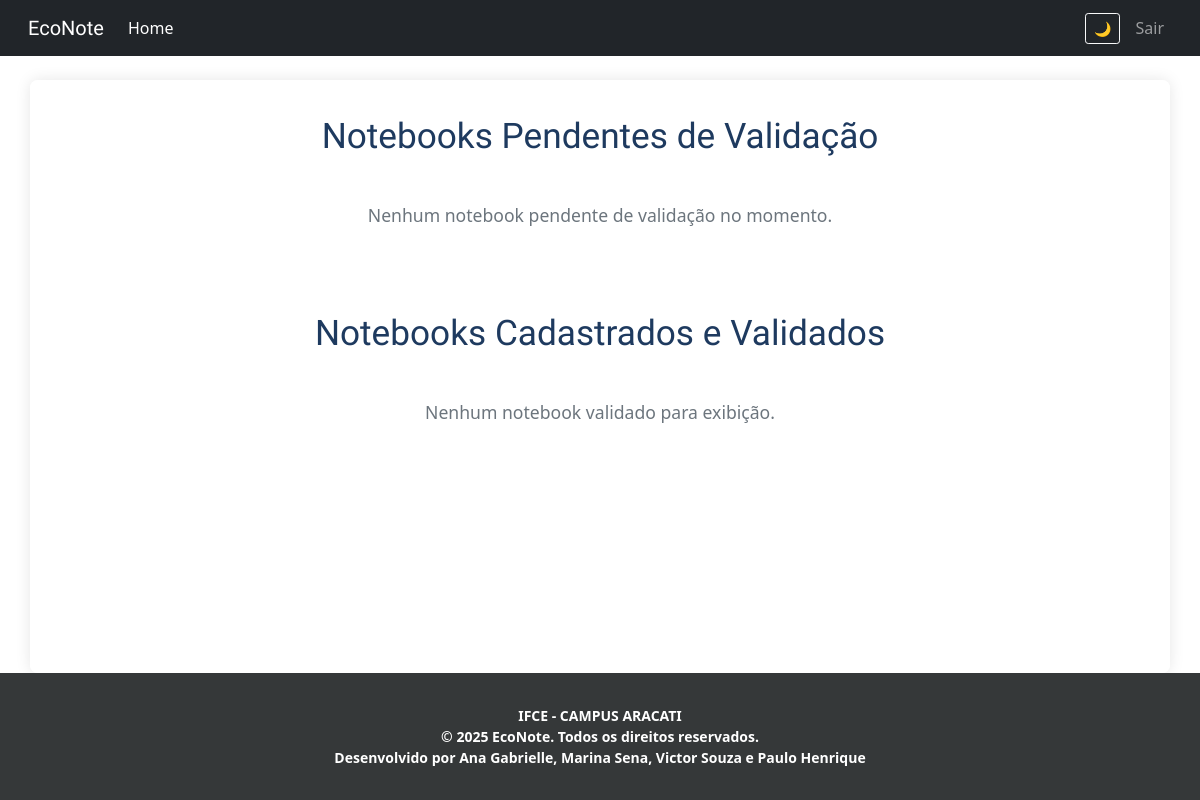
The page /gerenciar-notebooks/ (signed in) on the database as committed earlier.
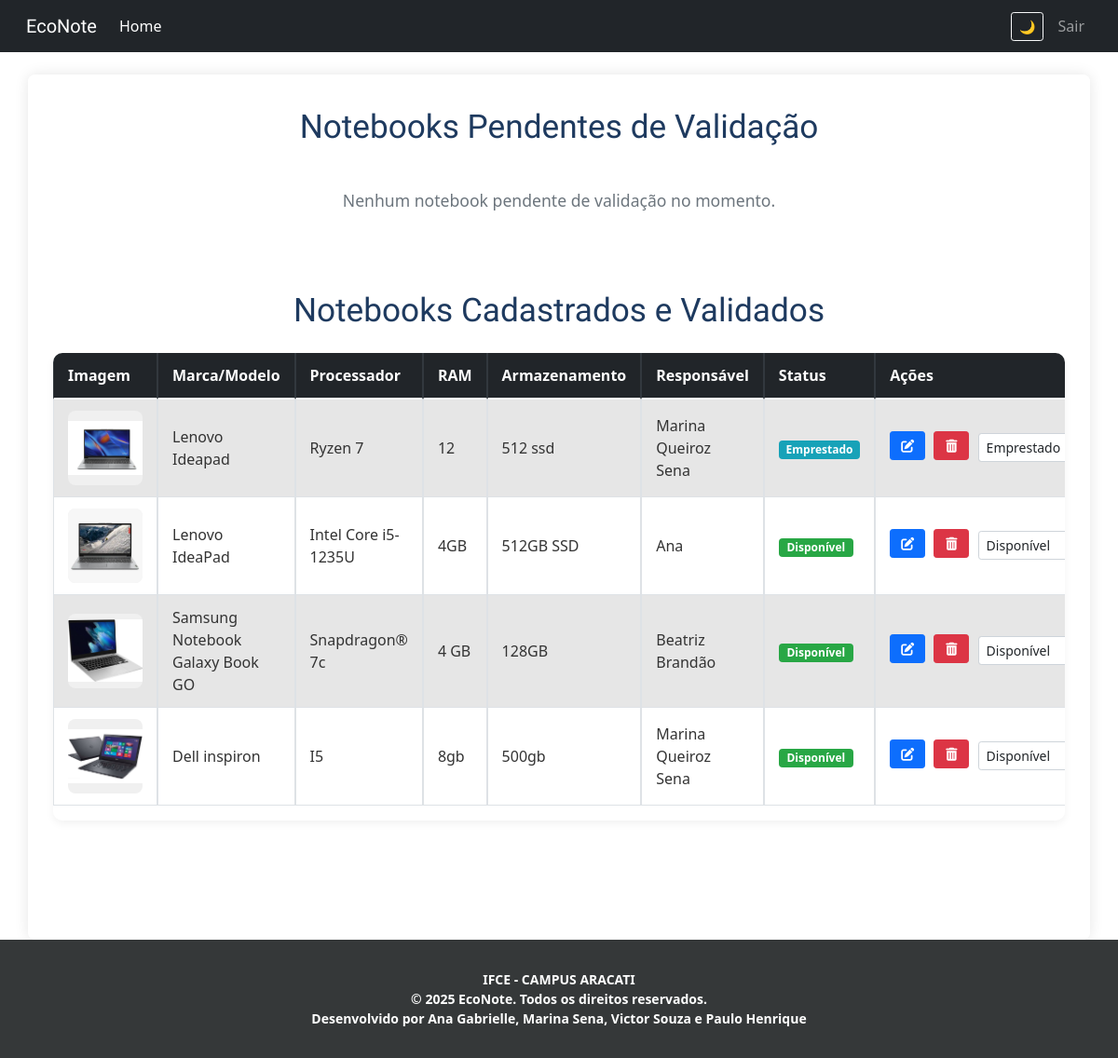
The same page on the database as committed later.
### EconoteApp/models.py (models this page shows, shortened)
class Notebook(models.Model):
    STATUS_CHOICES = [
        ('disponivel', 'Disponível'),
        ('emprestado', 'Emprestado'),
        ('manutencao', 'Em manutenção'),
        ('reciclado', 'Reciclado'),
        ('pendente', 'Pendente'),
        ('recebido', 'Recebido'),
    ]
    marca = models.CharField(max_length=100)
    modelo = models.CharField(max_length=100)
    processador = models.CharField(max_length=100, verbose_name="Processador")
    memoria_ram = models.CharField(max_length=50, verbose_name="Memória RAM")
    armazenamento = models.CharField(max_length=50, verbose_name="Armazenamento")
    imagem = models.ImageField(upload_to='notebooks/', null=True, blank=True)
    informacoes_extras = models.TextField(blank=True, null=True, verbose_name="Informações extras")
    usuario = models.ForeignKey(User, on_delete=models.CASCADE, verbose_name="Usuário Doador/Cadastrador")
    data_cadastro = models.DateTimeField(auto_now_add=True, verbose_name="Data de Cadastro")
    data_entrega = models.DateField(verbose_name="Data de entrega para o responsável", null=True, blank=True)
    status = models.CharField(
        max_length=20,
        choices=STATUS_CHOICES,
        default='pendente',
        help_text="Atualize o status conforme o ciclo de uso do notebook."
    )
    validado = models.BooleanField(default=False, help_text="Indica se o notebook foi validado pelo administrador.")
    em_uso = models.BooleanField(default=False, help_text="Indica se o notebook está atualmente em uso.")
    data_reciclagem = models.DateField(
        null=True, blank=True,
        verbose_name="Data da Reciclagem",
        help_text="Data em que o notebook foi marcado como reciclado."
    )
    destino_reciclagem = models.TextField(
        blank=True, null=True,
        verbose_name="Destino/Reaproveitamento da Reciclagem",
        help_text="Detalhes sobre para onde o notebook foi reciclado ou como seus componentes foram reaproveitados."
    )

### EconoteApp/views.py (the view)
# urls.py: path('gerenciar-notebooks/', views.gerenciamento_notebooks_view, name='gerenciamento_notebooks'),
@login_required
@user_passes_test(is_admin)
def gerenciamento_notebooks_view(request):
    all_notebooks = Notebook.objects.all().order_by('-data_cadastro')
    notebooks_pendentes = [nb for nb in all_notebooks if not nb.validado]
    notebooks_validados = [nb for nb in all_notebooks if nb.validado]
    opcoes_status = Notebook.STATUS_CHOICES
    context = {
        'notebooks_pendentes': notebooks_pendentes,
        'notebooks_validados': notebooks_validados,
        'opcoes_status': opcoes_status,
    }
    return render(request, 'projeto/gerenciamento_notebooks.html', context)

### EconoteApp/views.py (called while the page is built)
def is_admin(user):
    return user.is_superuser

### EconoteApp/templates/projeto/gerenciamento_notebooks.html (shortened to what the changed rows need)
{% extends 'projeto/base.html' %}
{% load static %}
{% block assunto %}
    <link rel="stylesheet" href="https://stackpath.bootstrapcdn.com/bootstrap/4.1.3/css/bootstrap.min.css">
    <link rel="stylesheet" href="https://cdnjs.cloudflare.com/ajax/libs/font-awesome/6.5.0/css/all.min.css">
    <link rel="stylesheet" href="{% static 'css/gerenciamento_notebook.css' %}">
{% endblock %}
{% block conteudo %}
<div class="main-content container mt-4">
    <section class="mb-5 card-section">
        <h2 class="section-title">Notebooks Pendentes de Validação</h2>
    </section>
    <section class="mb-5 table-section">
        <h2 class="section-title">Notebooks Cadastrados e Validados</h2>
        {% if notebooks_validados %}
            <div class="table-responsive">
                <table class="table table-striped table-bordered">
                    <thead class="thead-dark">
                        <tr>
                            <th>Imagem</th>
                            <th>Marca/Modelo</th>
                            <th>Processador</th>
                            <th>RAM</th>
                            <th>Armazenamento</th>
                            <th>Responsável</th>
                            <th>Status</th>
                            <th>Ações</th>
                        </tr>
                    </thead>
                    <tbody>
                        {% for notebook in notebooks_validados %}
                            <tr>
                                <td>
                                    {% if notebook.imagem %}
                                        <img src="{{ notebook.imagem.url }}" alt="{{ notebook.marca }}" class="table-notebook-img">
                                    {% else %}
                                        <img src="{% static 'img/notebook_padrao_thumb.jpg' %}" alt="" class="table-notebook-img">
                                    {% endif %}
                                </td>
                                <td>{{ notebook.marca }} {{ notebook.modelo }}</td>
                                <td>{{ notebook.processador }}</td>
                                <td>{{ notebook.memoria_ram }}</td>
                                <td>{{ notebook.armazenamento }}</td>
                                <td>{{ notebook.usuario.get_full_name }}</td>
                                <td>
                                    <span class="badge badge-{% if notebook.status == 'disponivel' %}success{% elif notebook.status == 'emprestado' %}info{% elif notebook.status == 'manutencao' %}warning{% elif notebook.status == 'reciclado' %}danger{% else %}secondary{% endif %}">
                                        {{ notebook.get_status_display }}
                                    </span>
                                </td>
                                <td class="action-buttons">
                                    <button type="button" class="btn btn-primary btn-sm mb-1" data-toggle="modal" data-target="#editarNotebookModal{{ notebook.id }}" title="Editar Notebook">
                                        <i class="fas fa-edit"></i>
                                    </button>
                                    <form method="POST" action="{% url 'excluir_notebook' notebook.id %}" class="d-inline mb-1" onsubmit="return confirm('Tem certeza que deseja excluir este notebook?');">
                                        <button class="btn btn-danger btn-sm" type="submit" title="Excluir Notebook">
                                            <i class="fas fa-trash-alt"></i>
                                        </button>
                                    </form>
                                    <form method="POST" action="{% url 'atualizar_status_notebook' notebook.id %}" class="d-inline">
                                        <select name="status" id="status_{{ notebook.id }}" class="form-control form-control-sm" onchange="this.form.submit()" title="Atualizar Status">
                                            {% for value, label in opcoes_status %}
                                                <option value="{{ value }}" {% if notebook.status == value %}selected{% endif %}>{{ label }}</option>
                                            {% endfor %}
                                        </select>
                                    </form>
                                </td>
                            </tr>
                        {% endfor %}
                    </tbody>
                </table>
            </div>
        {% else %}
            <p class="msg-vazio">Nenhum notebook validado para exibição.</p>
        {% endif %}
    </section>
</div>
{% endblock %}

Rows that differ between the two databases and show on the page:
added Notebook: imagem (picture), marca "Lenovo", modelo "Ideapad", processador "Ryzen 7", memoria_ram "12", armazenamento "512 ssd", usuario.get_full_name "Marina Queiroz Sena", status "Emprestado"
added Notebook: imagem (picture), marca "Lenovo", modelo "IdeaPad", processador "Intel Core i5-1235U", memoria_ram "4GB", armazenamento "512GB SSD", usuario.get_full_name "Ana", status "Disponível"
added Notebook: imagem (picture), marca "Samsung", modelo "Notebook Galaxy Book GO", processador "Snapdragon® 7c", memoria_ram "4 GB", armazenamento "128GB", usuario.get_full_name "Beatriz Brandão", status "Disponível"
added Notebook: imagem (picture), marca "Dell", modelo "inspiron", processador "I5", memoria_ram "8gb", armazenamento "500gb", usuario.get_full_name "Marina Queiroz Sena", status "Disponível"
Other text that changed with them:
text no longer shown: "Nenhum notebook validado para exibição."
text now shown: "Imagem Marca/Modelo Processador RAM Armazenamento Responsável Status Ações"
